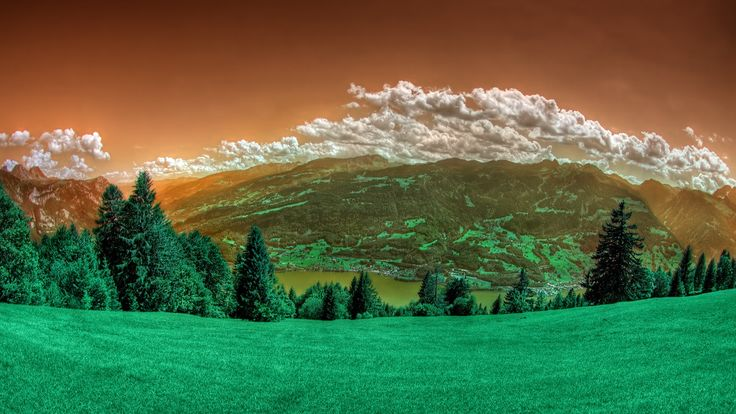
#> input picture FiltroPersonal/paisaje.jpg, 736 x 414 px
$ python sobel_propio.py --image paisaje.jpg
#> lines starting #> are read from the running program, lines starting #| are printed output that depends on the picture
import numpy as np
import cv2
import argparse
import matplotlib.pyplot as plt

def conv_helper(fragment, kernel):
    """Multiplica dos matrices y devuelve su suma"""
    return np.sum(fragment * kernel)

def convolution(image, kernel, padding=0):
    """
    Aplica una convolución con opción de padding.
    :param image: Imagen de entrada en escala de grises.
    :param kernel: Matriz de filtro.
    :param padding: Tamaño del padding a aplicar.
    :return: Imagen resultante después de la convolución.
    """
    image = cv2.copyMakeBorder(image, padding, padding, padding, padding, cv2.BORDER_CONSTANT, value=0)

    image_row, image_col = image.shape
    kernel_row, kernel_col = kernel.shape

    output = np.zeros((image_row - kernel_row + 1, image_col - kernel_col + 1))

    for row in range(output.shape[0]):
        for col in range(output.shape[1]):
            output[row, col] = conv_helper(
                image[row:row + kernel_row, col:col + kernel_col], kernel
            )

    return output

def apply_custom_filter(image, filter, padding=0, verbose=False):
    """Aplica un filtro personalizado a la imagen mediante convolución."""
    filtered_image = convolution(image, filter, padding)

    if verbose:
        plt.imshow(filtered_image, cmap='gray')
        plt.title("Imagen Filtrada (Nitidez/Contraste)")
        plt.show()

    return filtered_image

if __name__ == '__main__':
    # FILTRO (Nitidez/Contraste)
    filter = np.array([[ 1,  1,  1],
                       [ 0,  3,  0],
                       [-1, -1, -1]])

    # Obtiene la imagen desde la línea de comandos "python script.py -i img.jpg"
    ap = argparse.ArgumentParser()
    ap.add_argument("-i", "--image", required=True, help="Path of image")
    ap.add_argument("-p", "--padding", type=int, default=10, help="Padding size")
    args = vars(ap.parse_args())

    # Carga la imagen en escala de grises
    image = cv2.imread(args["image"], cv2.IMREAD_COLOR_RGB)
#> image is the input picture: shape (414, 736, 3); mean B, G, R 68.2, 107.1, 87.6
    image_gray = cv2.imread(args["image"], cv2.IMREAD_GRAYSCALE)
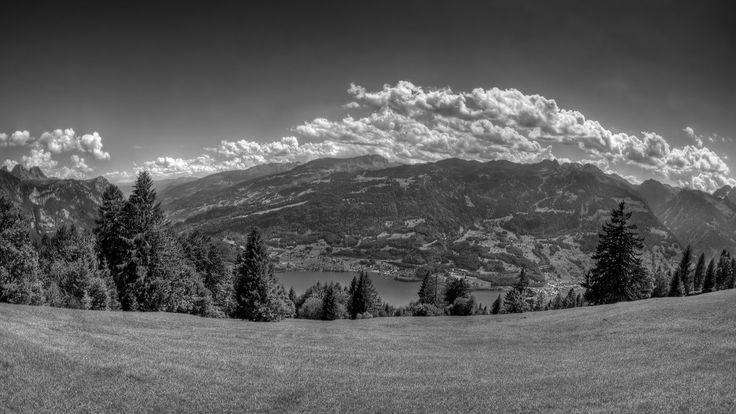
#> image_gray: shape (414, 736); min 0, max 255, mean 93.2

    # Aplica el Filtro padding
    filtered_image = apply_custom_filter(image_gray, filter, padding=args["padding"])
#> in convolution, `image = cv2.copyMakeBorder(image, padding, padding, padding, padding, ..`:
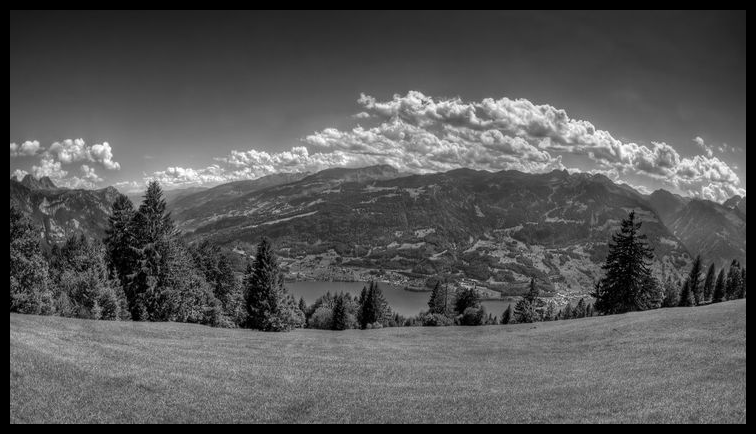
#> image: shape (434, 756); min 0, max 255, mean 86.5
#> after the loop in convolution, `for row in range(output.shape[0]):`:
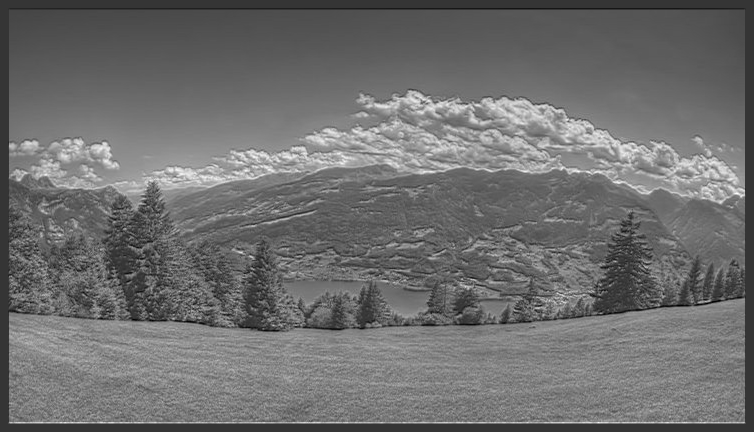
#> output: shape (432, 754) float64; min -245, max 917, mean 261.5; drawn with min black and max white

    # Mostrar ambas imágenes en la misma ventana
    fig, axes = plt.subplots(1, 3, figsize=(16, 8))

    axes[0].imshow(image, cmap='gray')
    axes[0].set_title("Imagen Original")
    axes[0].axis("off")

    axes[1].imshow(image_gray, cmap='gray')
    axes[1].set_title("Imagen en Escala de grises")
    axes[1].axis("off")

    axes[2].imshow(filtered_image, cmap='gray')
    axes[2].set_title("Imagen Filtrada")
    axes[2].axis("off")

    plt.show()
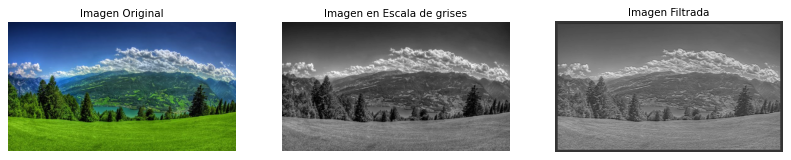
#> figure drawn by matplotlib, 3 panels; B, G, R data is drawn as R, G, B
